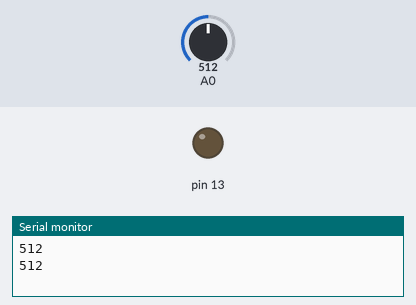
The sketch below on a simulated Arduino Uno, built with avr-gcc and run on an emulated ATmega328P. Parts: output pins drawn as LEDs (lit = HIGH), the last lines printed to the serial monitor. The inputs (shaded band) are chosen by the test bench; at power-on: A0 = 512.

Above: at 1.8 s.
1.9 s: A0 set to 490
At 3.1 s:
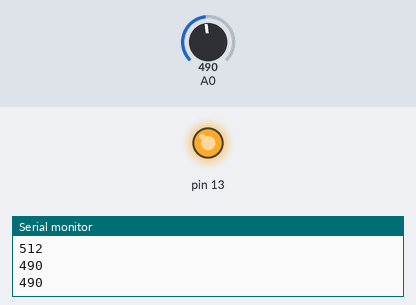
3.5 s: A0 set to 510
At 4.7 s:
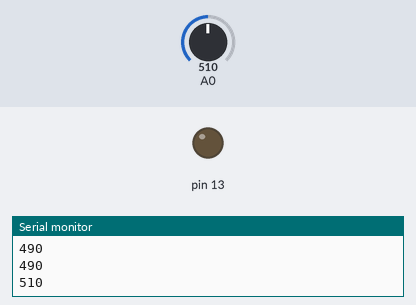
5.5 s: A0 set to 306
At 7.4 s:
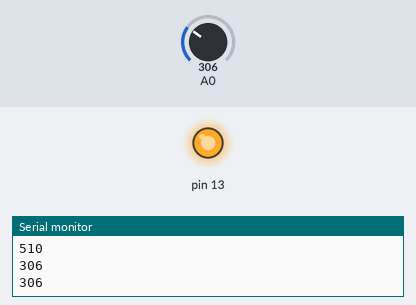
Timing chart, 0 to 8.9 s (numbered marks = the images above; inputs shaded):
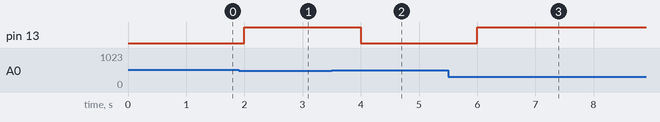

The sketch:

serial.ino
```cpp
void setup() {
  // put your setup code here, to run once:
  Serial.begin(9600);
  pinMode(13, OUTPUT);
}

void loop() {
  // put your main code here, to run repeatedly:
  int val = analogRead(A0);
  Serial.println(String(val));
  if (val < 500)
  {
    digitalWrite(13, HIGH);
  }
  else
  {
    digitalWrite(13, LOW);
  }
  delay(1000);
}
```

Measured:
- the behaviour switches between 500 and 499 on A0 (found by bisection; images 0 and 1)
- after the input at 1.9 s, pin 13: LOW → HIGH after 0.10 s
- after the input at 3.5 s, pin 13: HIGH → LOW after 0.50 s
- after the input at 5.5 s, pin 13: LOW → HIGH after 0.50 s
